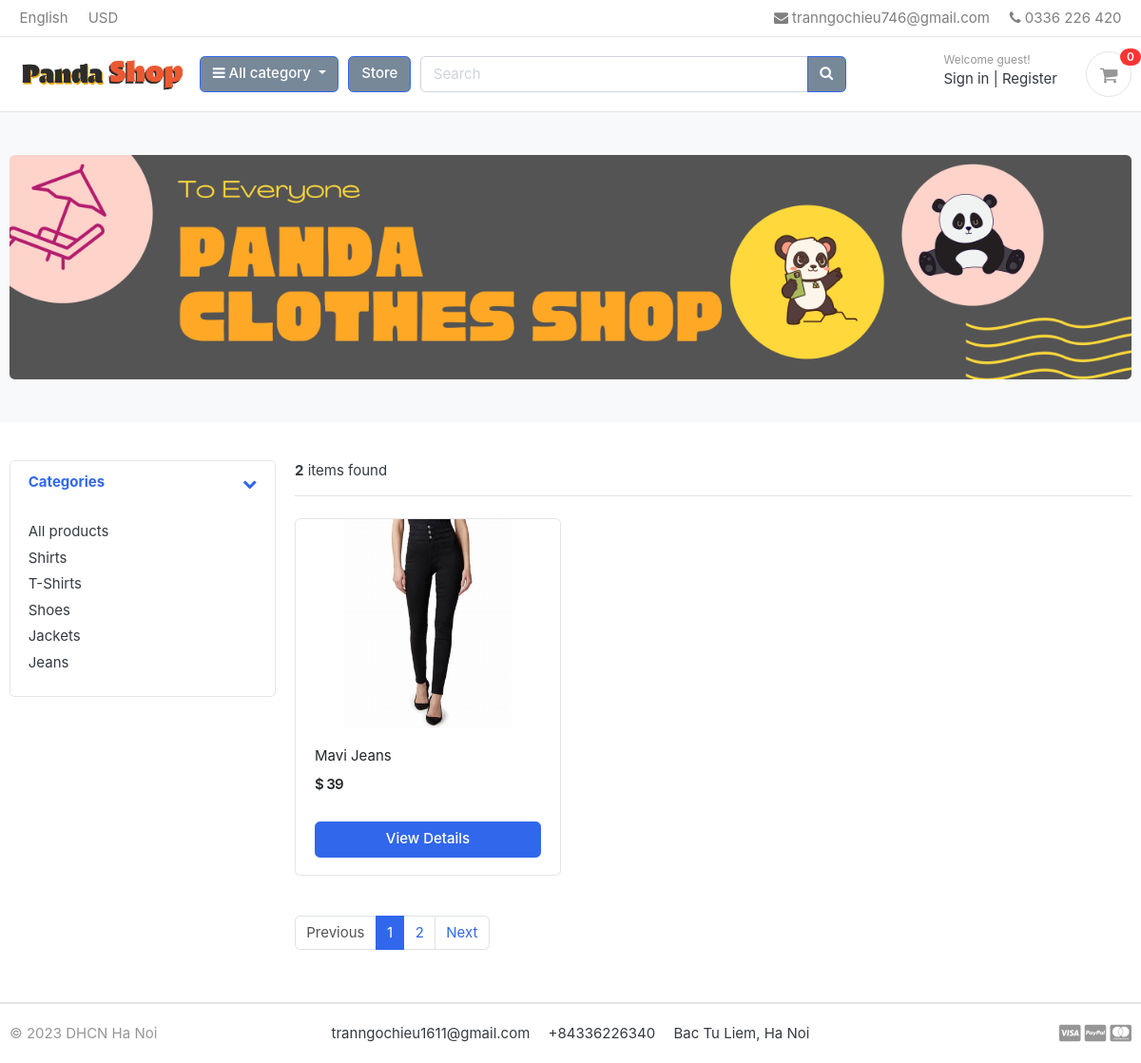
Page /store/category/jeans/ on the committed database.
### category/models.py (models this page shows, shortened)
class Category(models.Model):
    category_name   = models.CharField(max_length=100, unique=True)
    slug            = models.SlugField(max_length=100, unique=True)
    description     = models.TextField(max_length=250, blank=True)
    category_image  = models.ImageField(upload_to='photos/categories', blank=True) # pip install Pillow
    class Meta:
        verbose_name = 'category'
        verbose_name_plural = 'categories'
    def get_url(self):
        return reverse('product_by_category', args=[self.slug])

### store/models.py (models this page shows, shortened)
class Product(models.Model):
    product_name    = models.CharField(max_length=200, unique=True)
    slug            = models.SlugField(max_length=200, unique=True)
    description     = models.TextField(max_length=200, blank=True)
    price           = models.IntegerField()
    images          = models.ImageField(upload_to='photos/products', blank=True)
    stock           = models.IntegerField()
    is_available    = models.BooleanField(default=True)
    category        = models.ForeignKey(Category, on_delete=models.CASCADE)
    created_date    = models.DateTimeField(auto_now_add=True)
    modified_date   = models.DateTimeField(auto_now=True)
    def get_url(self):
        return reverse('product_detail', args=[self.category.slug, self.slug])

### store/views.py (the view)
# urls.py: path('store/', include('store.urls')),
def store(request, category_slug=None):
    categories = None
    products = None
    if category_slug != None:
        categories = get_object_or_404(Category, slug=category_slug)
        products = Product.objects.filter(category=categories, is_available=True )
        pagiantor = Paginator(products, 1)
        page = request.GET.get('page')
        page_products = pagiantor.get_page(page)
        product_count = products.count
    else:
        products = Product.objects.all().filter(is_available=True).order_by('id')
        pagiantor = Paginator(products, 3)
        page = request.GET.get('page')
        page_products = pagiantor.get_page(page)
        product_count = products.count()
    context = {
        'products': page_products,
        'product_count': product_count,
    }
    return render(request, 'store/store.html', context)

### carts/context_processors.py (called while the page is built)
def counter(request):
    cart_count = 0
    if 'admin' in request.path:
        return {}
    else:
        try:
            cart = Cart.objects.filter(cart_id=_cart_id(request))
            if request.user.is_authenticated:
                cart_items = CartItem.objects.all().filter(user=request.user)
            else:
                cart_items = CartItem.objects.all().filter(cart=cart[:1])
            for cart_item in cart_items:
                cart_count += cart_item.quantity
        except Cart.DoesNotExist:
            cart_count = 0
    return dict(cart_count=cart_count)

### carts/views.py (called while the page is built)
def _cart_id(request):
    cart = request.session.session_key
    if not cart:
        cart = request.session.create()
    return cart

### category/context_processors.py (called while the page is built)
def menu_links(request):
    links = Category.objects.all()
    return dict(links=links)

### Template/store/store.html
{% extends 'base.html' %}
{% load static %}
{% block content %}
<section class="section-pagetop bg">
    <div class="container">
        {% if 'search' in request.path %}
            <h2 class="title-page">Search result</h2>
        {% else %}
            <div class="intro-banner-wrap">
                <img src="{% static 'images/banners/panda.jpg' %}" class="img-fluid rounded">
            </div>
        {% endif %}
    </div>
    </section>
    <section class="section-content padding-y">
    <div class="container">
    <div class="row">
        <aside class="col-md-3">
    <div class="card">
        <article class="filter-group">
            <header class="card-header">
                <a href="#" data-toggle="collapse" data-target="#collapse_1" aria-expanded="true" class="">
                    <i class="icon-control fa fa-chevron-down"></i>
                    <h6 class="title">Categories</h6>
                </a>
            </header>
            <div class="filter-content collapse show" id="collapse_1" >
                <div class="card-body">
                    <ul class="list-menu">
                        <li><a href="{% url 'store' %}">All products</a></li>
                        {% for category in links %}
                             <li><a href="{{ category.get_url }}">{{ category.category_name }}  </a></li>
                        {% endfor %}
                    </ul>
                </div>
            </div>
        </article>
    </div>
        </aside>
        <main class="col-md-9">
    <header class="border-bottom mb-4 pb-3">
            <div class="form-inline">
                <span class="mr-md-auto"><b>{{ product_count }}</b> items found </span>
            </div>
    </header>
    <div class="row">
        {% if products %}
        {% for product in products %}
        <div class="col-md-4">
            <figure class="card card-product-grid">
                <div class="img-wrap">
                    <a href="{{ product.get_url }}"><img src="{{ product.images.url }}"></a>
                </div>
                <figcaption class="info-wrap">
                    <div class="fix-height">
                        <a href="{{ product.get_url }}" class="title">{{ product.product_name }}</a>
                        <div class="price-wrap mt-2">
                            <span class="price">$ {{ product.price }}</span>
                        </div>
                    </div>
                    <a href="{{ product.get_url }}" class="btn btn-block btn-primary">View Details</a>
                </figcaption>
            </figure>
        </div>
        {% endfor %}
        {% else %}
        <div>
            <h2>Nothing found. Please try again</h2>
        </div>
        {% endif %}
    </div>
    <nav class="mt-4" aria-label="Page navigation">
        {% if products.has_other_pages %}
            <ul class="pagination">
                {% if products.has_previous %}
                    <li class="page-item"><a class="page-link" href="?page={{ products.previous_page_number }}">Previous</a></li>
                {% else %}
                    <li class="page-item disabled"><a class="page-link" href="#">Previous</a></li>
                {% endif %}
                {% for i in products.paginator.page_range %}
                    {% if products.number == i %}
                        <li class="page-item active"><a class="page-link" href="#">{{ i }}</a></li>
                    {% else %}
                        <li class="page-item"><a class="page-link" href="?page={{ i }}">{{ i }}</a></li>
                    {% endif %}
                {% endfor %}
                {% if products.has_next %}
                    <li class="page-item"><a class="page-link" href="?page={{ products.next_page_number }}">Next</a></li>
                {% else %}
                    <li class="page-item disabled"><a class="page-link" href="#">Next</a></li>
                {% endif %}
            </ul>
        {% endif %}
    </nav>
        </main>
    </div>
    </div>
    </section>
{% endblock %}

### static/css/ui.css (style rules this page uses)
html { font-family: "Inter", sans-serif; font-size: 15px; }
.img-wrap { text-align: center; display: block; }
.img-wrap img { max-width: 100%; }
.price-wrap { letter-spacing: -0.7px; }
.padding-y { padding-top: 40px; padding-bottom: 40px; }
figure { margin-bottom: 0; }
article:after, .form-group:after { display: block; clear: both; content: ""; }
.bg { background-color: #f8f9fa; }
[class*=list-] li:after { visibility: hidden; display: block; content: ""; overflow: hidden; height: 0; clear: both; }
.list-menu { list-style: none; margin: 0; padding-left: 0; }
.list-menu li { margin-bottom: 5px; }
.list-menu a { color: #343a40; }
[class*=card-product] a.title { color: #212529; display: block; }
[class*=card-product] .img-wrap { overflow: hidden; position: relative; }
[class*=card-product] .img-wrap img { height: 100%; max-width: 100%; width: auto; display: inline-block; -o-object-fit: cover; object-fit: cover; }
.card-product-grid { margin-bottom: 20px; }
.card-product-grid .img-wrap { border-radius: 0.2rem 0.2rem 0 0; height: 220px; }
.card-product-grid .info-wrap { overflow: hidden; padding: 18px 20px; }
.card-product-grid .fix-height { height: 80px; overflow: hidden; }
.card .img-wrap { overflow: hidden; }
.price { font-weight: 600; color: #212529; }
.icon-control { margin-top: 5px; float: right; font-size: 80%; }
.card-header .title { margin-bottom: 0; line-height: 1.5; }
.filter-group { border-bottom: 1px solid #e4e4e4; }
.filter-group .card-header { border-bottom: 0; }
.filter-group:last-child { border-bottom: 0; }
.section-pagetop { padding: 45px 0; }

### rows in the picture
Category: category_name "Shirts"
Category: category_name "T-Shirts"
Category: category_name "Shoes"
Category: category_name "Jackets"
Category: category_name "Jeans"
Product: images (picture), product_name "Mavi Jeans", price "39"

### other values in the picture
{{ cart_count }} "0"
{{ product_count }} "2"
{{ i }} "1"
{{ i }} "2"
